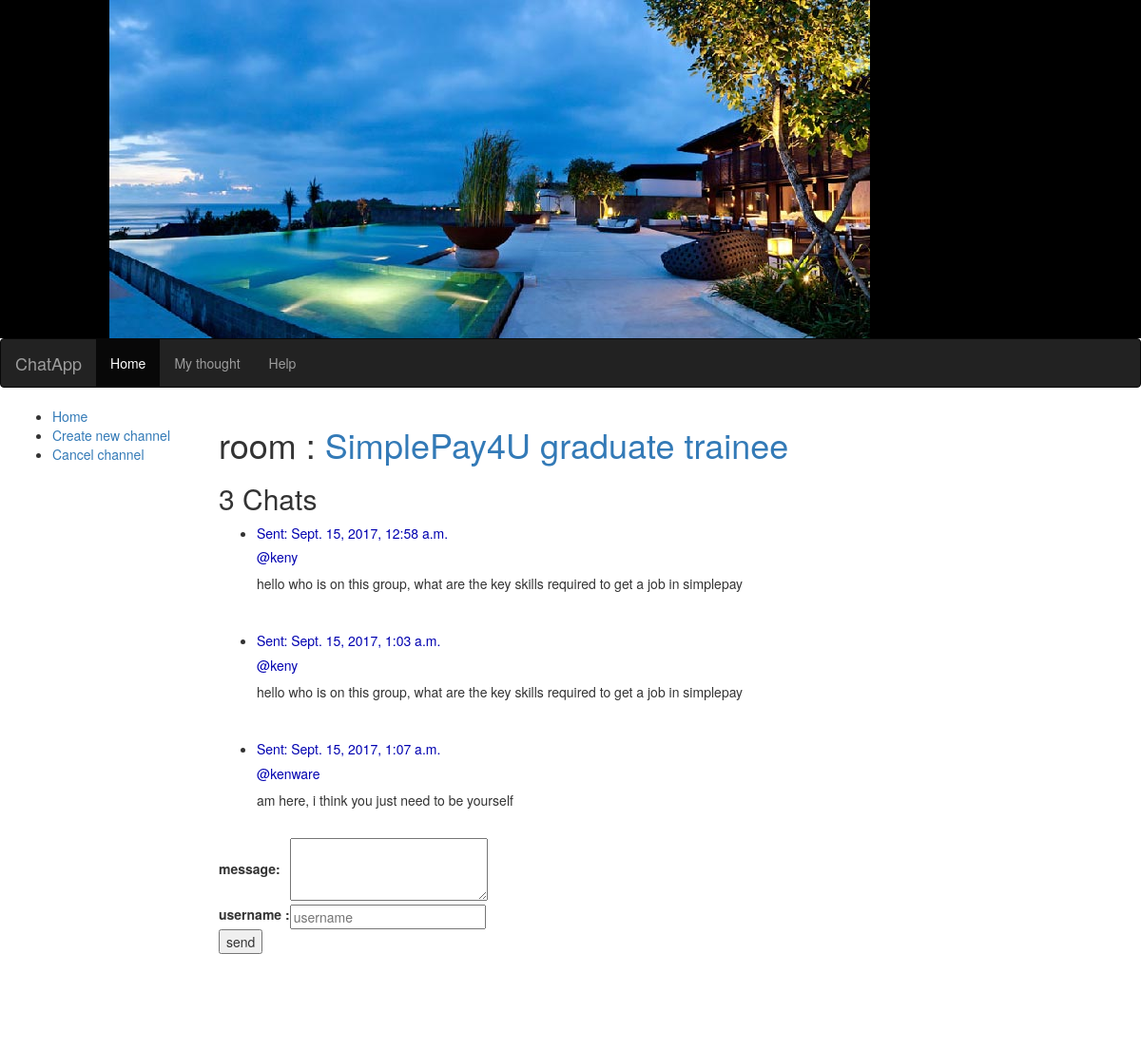
/chart/chart-room/8/, run on the app's committed database.
### chart/models.py (models this page shows, shortened)
class Channel(models.Model):
    channel_text = models.CharField(max_length=200)
    category = models.CharField(default='other',max_length=500)
    date_created = models.DateTimeField()

class Chat(models.Model):
    channel = models.ForeignKey(Channel, on_delete=models.CASCADE)
    chat_text = models.CharField(max_length=1000)
    username = models.CharField(max_length=1000)
    date_chat = models.DateTimeField()

### chart/views.py (the view, shortened to what this page needs)
# urls.py: url(r'^chart-room/(?P<channel_id>[0-9]+)/$', views.room, name='room'),
def room(request, channel_id):
    channel = Channel.objects.get(pk=channel_id);
    form=ChatForm();
    context = {"channel":channel,"form":form,"channel_id":channel_id}
    return render(request, 'chart/chat.html', context)

### chart/forms.py
class ChatForm(forms.Form):
    message=forms.CharField(label='message',widget=forms.Textarea(attrs={'cols':'25','rows':'3'}))
    username=forms.CharField(label='username ',widget=forms.TextInput(attrs={'placeholder':'username','size':'24'}))

### chart/templates/chart/chat.html (shortened to what this page needs)
{% extends "base.html" %}
{% block content %}
<div class="container-fluid">
  <div class="row">
    <div class="col-sm-8 ">
    <h1>room : <a href="{% url 'chart:room' channel_id %}#chat">{{ channel.channel_text }}</a></h1>
	<h2>{{ channel.chat_set.count }} Chats</h2>
    {% if channel %}
       {% for chanel in channel.chat_set.all %}
        <ul>
          <li>
		    <font color="lightseablue">
              <h5>Sent: {{ chanel.date_chat }}</h5>
	          <h5>@{{ chanel.username }}</h5>
			</font>
           <p>
	       {{ chanel.chat_text }}
	       </p>
         </li>
        </ul>
        <br>
       {% endfor%}
       <div id="chat" style="">
         <form action="{% url 'chart:room' channel_id %}#chat" method="post">
           <table>
            {{ form.as_table }}
           </table>
           <input type="submit" value="send"/><br><br>
        </form>
        <br><br><br><br>
       </div>
    {% endif %}
     </div>
       <div class="col-sm-4">
       </div>
   </div>
</div>
{% endblock %}

### data on the page
Channel: channel_text "SimplePay4U graduate trainee", chat_set.count "3"
Chat: date_chat "Sept. 15, 2017, 12:58 a.m.", username "keny", chat_text "hello who is on this group, what are the key skills required to get a job in simplepay"
Chat: date_chat "Sept. 15, 2017, 1:03 a.m.", username "keny", chat_text "hello who is on this group, what are the key skills required to get a job in simplepay"
Chat: date_chat "Sept. 15, 2017, 1:07 a.m.", username "kenware", chat_text "am here, i think you just need to be yourself"
